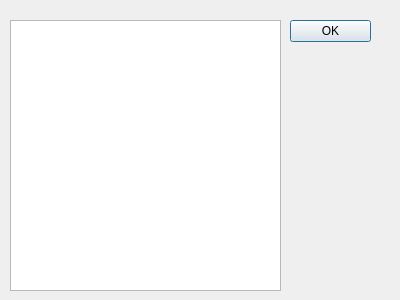
<?xml version="1.0" encoding="UTF-8"?>
<ui version="4.0">
 <class>ResourceDialog</class>
 <widget class="QDialog" name="ResourceDialog">
  <property name="geometry">
   <rect>
    <x>0</x>
    <y>0</y>
    <width>400</width>
    <height>300</height>
   </rect>
  </property>
  <property name="windowTitle">
   <string>Resource</string>
  </property>
  <widget class="QDialogButtonBox" name="buttonBox">
   <property name="geometry">
    <rect>
     <x>290</x>
     <y>20</y>
     <width>81</width>
     <height>241</height>
    </rect>
   </property>
   <property name="orientation">
    <enum>Qt::Vertical</enum>
   </property>
   <property name="standardButtons">
    <set>QDialogButtonBox::Ok</set>
   </property>
  </widget>
  <widget class="QPlainTextEdit" name="plainTextEdit">
   <property name="geometry">
    <rect>
     <x>10</x>
     <y>20</y>
     <width>271</width>
     <height>271</height>
    </rect>
   </property>
   <property name="readOnly">
    <bool>true</bool>
   </property>
  </widget>
 </widget>
 <resources/>
 <connections>
  <connection>
   <sender>buttonBox</sender>
   <signal>accepted()</signal>
   <receiver>ResourceDialog</receiver>
   <slot>accept()</slot>
   <hints>
    <hint type="sourcelabel">
     <x>248</x>
     <y>254</y>
    </hint>
    <hint type="destinationlabel">
     <x>157</x>
     <y>274</y>
    </hint>
   </hints>
  </connection>
  <connection>
   <sender>buttonBox</sender>
   <signal>rejected()</signal>
   <receiver>ResourceDialog</receiver>
   <slot>reject()</slot>
   <hints>
    <hint type="sourcelabel">
     <x>316</x>
     <y>260</y>
    </hint>
    <hint type="destinationlabel">
     <x>286</x>
     <y>274</y>
    </hint>
   </hints>
  </connection>
 </connections>
</ui>
